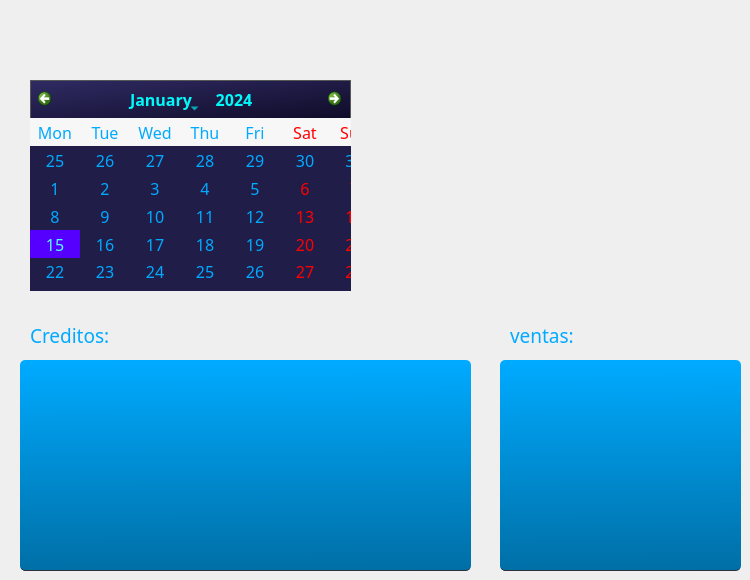
               <widget class="QWidget" name="page_historial">
                <widget class="QTableWidget" name="historial_ventas">
                 <property name="geometry">
                  <rect>
                   <x>500</x>
                   <y>360</y>
                   <width>241</width>
                   <height>211</height>
                  </rect>
                 </property>
                 <property name="cursor" stdset="0">
                  <cursorShape>ArrowCursor</cursorShape>
                 </property>
                 <property name="styleSheet">
                  <string notr="true">QTableWidget {	
	background-color: qlineargradient(spread:pad, x1:0.522682, y1:1, x2:0.516682, y2:0.011, stop:0 rgba(0, 111, 166, 255), stop:1 rgba(0, 170, 255, 255));
	border-radius: 5px;
	gridline-color: rgb(44, 49, 60);
	border-bottom: 1px solid rgb(44, 49, 60);
}
QTableWidget::item{
	border-color: rgb(44, 49, 60);
	padding-left: 5px;
	padding-right: 5px;
	gridline-color: rgb(44, 49, 60);
}
QTableWidget::item:selected{
	background-color: rgb(27, 55, 83);
}
QScrollBar:horizontal {
    border: none;
    background: rgb(52, 59, 72);
    height: 14px;
    margin: 0px 21px 0 21px;
	border-radius: 0px;
}
 QScrollBar:vertical {
	border: none;
    background: rgb(52, 59, 72);
    width: 14px;
    margin: 21px 0 21px 0;
	border-radius: 0px;
 }
QHeaderView::section{
	Background-color: qlineargradient(spread:pad, x1:0.522682, y1:1, x2:0.516682, y2:0.011, stop:0 rgba(0, 111, 166, 255), stop:1 rgba(0, 170, 255, 255));
	max-width: 30px;
	border: 1px solid rgb(44, 49, 60);
	border-style: none;
    border-bottom: 1px solid rgb(44, 49, 60);
    border-right: 1px solid rgb(44, 49, 60);
}
QTableWidget::horizontalHeader {	
	background-color:  qlineargradient(spread:pad, x1:0.522682, y1:1, x2:0.516682, y2:0.011, stop:0 rgba(0, 111, 166, 255), stop:1 rgba(0, 170, 255, 255));
}
QHeaderView::section:horizontal
{
    border: 1px solid rgb(32, 34, 42);
	background-color: qlineargradient(spread:pad, x1:0.522682, y1:1, x2:0.516682, y2:0.011, stop:0 rgba(0, 111, 166, 255), stop:1 rgba(0, 170, 255, 255));
	padding: 3px;
}
QHeaderView::section:vertical
{
    border: 1px solid rgb(44, 49, 60);
}</string>
                 </property>
                 <property name="editTriggers">
                  <set>QAbstractItemView::NoEditTriggers</set>
                 </property>
                 <property name="dragDropOverwriteMode">
                  <bool>false</bool>
                 </property>
                 <property name="selectionMode">
                  <enum>QAbstractItemView::SingleSelection</enum>
                 </property>
                 <property name="selectionBehavior">
                  <enum>QAbstractItemView::SelectRows</enum>
                 </property>
                 <attribute name="horizontalHeaderDefaultSectionSize">
                  <number>60</number>
                 </attribute>
                 <attribute name="horizontalHeaderStretchLastSection">
                  <bool>true</bool>
                 </attribute>
                 <attribute name="verticalHeaderVisible">
                  <bool>false</bool>
                 </attribute>
                 <attribute name="verticalHeaderHighlightSections">
                  <bool>false</bool>
                 </attribute>
                </widget>
                <widget class="QCalendarWidget" name="calendar">
                 <property name="geometry">
                  <rect>
                   <x>30</x>
                   <y>80</y>
                   <width>321</width>
                   <height>211</height>
                  </rect>
                 </property>
                 <property name="font">
                  <font>
                   <family>Levenim MT</family>
                   <pointsize>12</pointsize>
                  </font>
                 </property>
                 <property name="styleSheet">
                  <string notr="true">QToolButton#qt_calendar_prevmonth,QToolButton#qt_calendar_nextmonth,QToolButton#qt_calendar_monthbutton,QToolButton#qt_calendar_yearbutton{
border:0px solid #000000;
border-radius:3px;
margin:3px 3px 3px 3px;
padding:3px;
background-color:rgba(0,0,0,0);
color: rgb(0, 250, 250);
}

QToolButton#qt_calendar_prevmonth:hover,QToolButton#qt_calendar_nextmonth:hover,QToolButton#qt_calendar_monthbutton:hover,QToolButton#qt_calendar_yearbutton:hover,QToolButton#qt_calendar_prevmonth:pressed,QToolButton#qt_calendar_nextmonth:pressed,QToolButton#qt_calendar_monthbutton:pressed,QToolButton#qt_calendar_yearbutton:pressed{
border:1px solid #D8D8D8;
color: rgb(0, 250, 250);
}

QCalendarWidget QSpinBox#qt_calendar_yearedit{
margin:3px 3px 3px 3px;
padding:0px -7px 0px 0px;
}

QDateEdit QCalendarWidget QSpinBox#qt_calendar_yearedit,QDateTimeEdit QCalendarWidget QSpinBox#qt_calendar_yearedit{
padding:0px -2px 0px 0px;
}

QCalendarWidget QToolButton::menu-indicator{
image:None;
}

QCalendarWidget QTableView{
border-width:0px;
color: rgb(0, 170, 255);
background-color: rgb(33, 29, 73);
selection-background-color: rgb(85, 0, 255);
selection-color: rgb(85, 255, 255);
}

QCalendarWidget QWidget#qt_calendar_navigationbar{
border:1px solid #575757;
border-width:1px 1px 0px 1px;
background: qlineargradient(spread:pad, x1:1, y1:1, x2:0, y2:0, stop:0 rgba(15, 12, 41, 255), stop:1 rgba(48, 43, 99, 255));
}</string>
                 </property>
                 <property name="inputMethodHints">
                  <set>Qt::ImhNone</set>
                 </property>
                 <property name="minimumDate">
                  <date>
                   <year>2015</year>
                   <month>9</month>
                   <day>14</day>
                  </date>
                 </property>
                 <property name="maximumDate">
                  <date>
                   <year>2115</year>
                   <month>12</month>
                   <day>31</day>
                  </date>
                 </property>
                 <property name="gridVisible">
                  <bool>false</bool>
                 </property>
                 <property name="horizontalHeaderFormat">
                  <enum>QCalendarWidget::ShortDayNames</enum>
                 </property>
                 <property name="verticalHeaderFormat">
                  <enum>QCalendarWidget::NoVerticalHeader</enum>
                 </property>
                 <property name="navigationBarVisible">
                  <bool>true</bool>
                 </property>
                 <property name="dateEditEnabled">
                  <bool>false</bool>
                 </property>
                </widget>
                <widget class="QLabel" name="label">
                 <property name="geometry">
                  <rect>
                   <x>510</x>
                   <y>320</y>
                   <width>151</width>
                   <height>31</height>
                  </rect>
                 </property>
                 <property name="font">
                  <font>
                   <family>Levenim MT</family>
                   <pointsize>14</pointsize>
                  </font>
                 </property>
                 <property name="styleSheet">
                  <string notr="true">color: rgb(0, 170, 255);</string>
                 </property>
                 <property name="text">
                  <string>ventas:</string>
                 </property>
                </widget>
                <widget class="QLabel" name="label_2">
                 <property name="geometry">
                  <rect>
                   <x>30</x>
                   <y>320</y>
                   <width>151</width>
                   <height>31</height>
                  </rect>
                 </property>
                 <property name="font">
                  <font>
                   <family>Levenim MT</family>
                   <pointsize>14</pointsize>
                  </font>
                 </property>
                 <property name="styleSheet">
                  <string notr="true">color: rgb(0, 170, 255);</string>
                 </property>
                 <property name="text">
                  <string>Creditos:</string>
                 </property>
                </widget>
                <widget class="QTableWidget" name="historial_deudas">
                 <property name="geometry">
                  <rect>
                   <x>20</x>
                   <y>360</y>
                   <width>451</width>
                   <height>211</height>
                  </rect>
                 </property>
                 <property name="styleSheet">
                  <string notr="true">QTableWidget {	
	background-color: qlineargradient(spread:pad, x1:0.522682, y1:1, x2:0.516682, y2:0.011, stop:0 rgba(0, 111, 166, 255), stop:1 rgba(0, 170, 255, 255));
	border-radius: 5px;
	gridline-color: rgb(44, 49, 60);
	border-bottom: 1px solid rgb(44, 49, 60);
}
QTableWidget::item{
	border-color: rgb(44, 49, 60);
	padding-left: 5px;
	padding-right: 5px;
	gridline-color: rgb(44, 49, 60);
}
QTableWidget::item:selected{
	background-color: rgb(27, 55, 83);
}
QScrollBar:horizontal {
    border: none;
    background: rgb(52, 59, 72);
    height: 14px;
    margin: 0px 21px 0 21px;
	border-radius: 0px;
}
 QScrollBar:vertical {
	border: none;
    background: rgb(52, 59, 72);
    width: 14px;
    margin: 21px 0 21px 0;
	border-radius: 0px;
 }
QHeaderView::section{
	Background-color: qlineargradient(spread:pad, x1:0.522682, y1:1, x2:0.516682, y2:0.011, stop:0 rgba(0, 111, 166, 255), stop:1 rgba(0, 170, 255, 255));
	max-width: 30px;
	border: 1px solid rgb(44, 49, 60);
	border-style: none;
    border-bottom: 1px solid rgb(44, 49, 60);
    border-right: 1px solid rgb(44, 49, 60);
}
QTableWidget::horizontalHeader {	
	background-color:  qlineargradient(spread:pad, x1:0.522682, y1:1, x2:0.516682, y2:0.011, stop:0 rgba(0, 111, 166, 255), stop:1 rgba(0, 170, 255, 255));
}
QHeaderView::section:horizontal
{
    border: 1px solid rgb(32, 34, 42);
	background-color: qlineargradient(spread:pad, x1:0.522682, y1:1, x2:0.516682, y2:0.011, stop:0 rgba(0, 111, 166, 255), stop:1 rgba(0, 170, 255, 255));
	padding: 3px;
}
QHeaderView::section:vertical
{
    border: 1px solid rgb(44, 49, 60);
}</string>
                 </property>
                 <property name="editTriggers">
                  <set>QAbstractItemView::NoEditTriggers</set>
                 </property>
                 <property name="dragDropOverwriteMode">
                  <bool>true</bool>
                 </property>
                 <property name="selectionMode">
                  <enum>QAbstractItemView::SingleSelection</enum>
                 </property>
                 <property name="selectionBehavior">
                  <enum>QAbstractItemView::SelectRows</enum>
                 </property>
                 <attribute name="horizontalHeaderDefaultSectionSize">
                  <number>85</number>
                 </attribute>
                 <attribute name="horizontalHeaderHighlightSections">
                  <bool>false</bool>
                 </attribute>
                 <attribute name="horizontalHeaderStretchLastSection">
                  <bool>true</bool>
                 </attribute>
                 <attribute name="verticalHeaderVisible">
                  <bool>false</bool>
                 </attribute>
                 <attribute name="verticalHeaderHighlightSections">
                  <bool>false</bool>
                 </attribute>
                </widget>
                <widget class="QLabel" name="FechaHoy">
                 <property name="geometry">
                  <rect>
                   <x>40</x>
                   <y>20</y>
                   <width>251</width>
                   <height>41</height>
                  </rect>
                 </property>
                 <property name="font">
                  <font>
                   <family>Leelawadee</family>
                   <pointsize>14</pointsize>
                  </font>
                 </property>
                 <property name="styleSheet">
                  <string notr="true">color: rgb(0, 170, 255);</string>
                 </property>
                 <property name="text">
                  <string/>
                 </property>
                </widget>
                <widget class="QLabel" name="pruebacalendar">
                 <property name="geometry">
                  <rect>
                   <x>390</x>
                   <y>20</y>
                   <width>341</width>
                   <height>41</height>
                  </rect>
                 </property>
                 <property name="font">
                  <font>
                   <family>Levenim MT</family>
                   <pointsize>14</pointsize>
                  </font>
                 </property>
                 <property name="styleSheet">
                  <string notr="true">color: rgb(0, 170, 255);</string>
                 </property>
                 <property name="text">
                  <string/>
                 </property>
                </widget>
               </widget>
